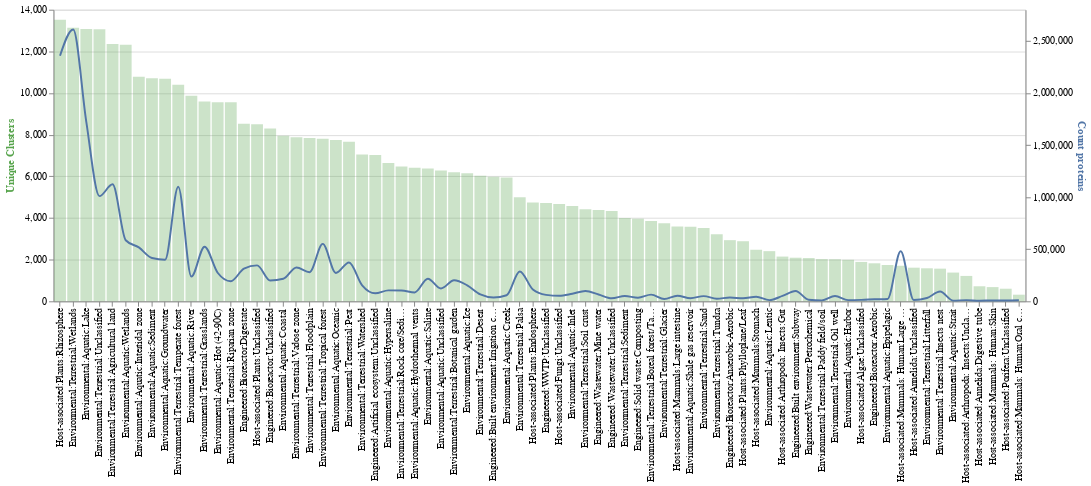

Write notebook code for a chart like this one.
### Code cell
sort = alt.SortField(field='number_clusters', 
                             order='descending')

base = alt.Chart(number_clusters).encode(
    alt.X('biome', sort=sort,axis=alt.Axis(title=None))).properties(width=1000)

line = base.mark_line(stroke='#5276A7', interpolate='monotone').encode(
    alt.Y('number_proteins',
          axis=alt.Axis(title='Count proteins', titleColor='#5276A7')))

area = base.mark_bar(opacity=0.3, color='#57A44C').encode(
    alt.Y('number_clusters',
          axis=alt.Axis(title='Unique Clusters', titleColor='#57A44C')),# alt.Y2('average(temp_min)')
)

alt.layer(area, line).resolve_scale(
    y = 'independent'
)

### Figure 1 — Vega-Lite specification as saved in the notebook (floating-point values rounded to 4 significant figures)
{"config": {"view": {"continuousWidth": 400, "continuousHeight": 300}}, "layer": [{"mark": {"type": "bar", "color": "#57A44C", "opacity": 0.3}, "encoding": {"x": {"axis": {"title": null}, "field": "biome", "sort": {"field": "number_clusters", "order": "descending"}, "type": "nominal"}, "y": {"axis": {"title": "Unique Clusters", "titleColor": "#57A44C"}, "field": "number_clusters", "type": "quantitative"}}, "width": 1000}, {"mark": {"type": "line", "interpolate": "monotone", "stroke": "#5276A7"}, "encoding": {"x": {"axis": {"title": null}, "field": "biome", "sort": {"field": "number_clusters", "order": "descending"}, "type": "nominal"}, "y": {"axis": {"title": "Count proteins", "titleColor": "#5276A7"}, "field": "number_proteins", "type": "quantitative"}}, "width": 1000}], "data": {"name": "data-f9b0b4669035b9b1f97cd07107932998"}, "resolve": {"scale": {"y": "independent"}}, "$schema": "https://vega.github.io/schema/vega-lite/v4.17.0.json", "datasets": {"data-f9b0b4669035b9b1f97cd07107932998": [{"biome": "Engineered:Artificial ecosystem:Unclassified", "number_clusters": 7021, "number_proteins": 76920, "colors": "Engineered"}, {"biome": "Engineered:Bioreactor:Aerobic", "number_clusters": 1826, "number_proteins": 19302, "colors": "Engineered"}, {"biome": "Engineered:Bioreactor:Anaerobic-Aerobic", "number_clusters": 2936, "number_proteins": 36562, "colors": "Engineered"}, {"biome": "Engineered:Bioreactor:Digestate", "number_clusters": 8527, "number_proteins": 313138, "colors": "Engineered"}, {"biome": "Engineered:Bioreactor:Unclassified", "number_clusters": 8301, "number_proteins": 199852, "colors": "Engineered"}, {"biome": "Engineered:Built environment:Irrigation canal", "number_clusters": 5977, "number_proteins": 36985, "colors": "Engineered"}, {"biome": "Engineered:Built environment:Subway", "number_clusters": 2094, "number_proteins": 99702, "colors": "Engineered"}, {"biome": "Engineered:Solid waste:Composting", "number_clusters": 3967, "number_proteins": 34789, "colors": "Engineered"}, {"biome": "Engineered:WWTP:Unclassified", "number_clusters": 4718, "number_proteins": 62238, "colors": "Engineered"}, {"biome": "Engineered:Wastewater:Mine water", "number_clusters": 4382, "number_proteins": 65618, "colors": "Engineered"}, {"biome": "Engineered:Wastewater:Petrochemical", "number_clusters": 2078, "number_proteins": 15146, "colors": "Engineered"}, {"biome": "Engineered:Wastewater:Unclassified", "number_clusters": 4336, "number_proteins": 28724, "colors": "Engineered"}, {"biome": "Environmental:Aquatic:Coastal", "number_clusters": 7950, "number_proteins": 216261, "colors": "Environmental"}, {"biome": "Environmental:Aquatic:Creek", "number_clusters": 5940, "number_proteins": 58390, "colors": "Environmental"}, {"biome": "Environmental:Aquatic:Epipelagic", "number_clusters": 1743, "number_proteins": 23178, "colors": "Environmental"}, {"biome": "Environmental:Aquatic:Groundwater", "number_clusters": 10688, "number_proteins": 399560, "colors": "Environmental"}, {"biome": "Environmental:Aquatic:Harbor", "number_clusters": 1995, "number_proteins": 11420, "colors": "Environmental"}, {"biome": "Environmental:Aquatic:Hot (42-90C)", "number_clusters": 9561, "number_proteins": 274444, "colors": "Environmental"}, {"biome": "Environmental:Aquatic:Hydrothermal vents", "number_clusters": 6414, "number_proteins": 85221, "colors": "Environmental"}, {"biome": "Environmental:Aquatic:Hypersaline", "number_clusters": 6644, "number_proteins": 105049, "colors": "Environmental"}, {"biome": "Environmental:Aquatic:Ice", "number_clusters": 6152, "number_proteins": 153467, "colors": "Environmental"}, {"biome": "Environmental:Aquatic:Inlet", "number_clusters": 4580, "number_proteins": 72941, "colors": "Environmental"}, {"biome": "Environmental:Aquatic:Intertidal zone", "number_clusters": 10780, "number_proteins": 517487, "colors": "Environmental"}, {"biome": "Environmental:Aquatic:Lake", "number_clusters": 13071, "number_proteins": 1723614, "colors": "Environmental"}, {"biome": "Environmental:Aquatic:Lentic", "number_clusters": 2409, "number_proteins": 11295, "colors": "Environmental"}, {"biome": "Environmental:Aquatic:Oceanic", "number_clusters": 7751, "number_proteins": 272338, "colors": "Environmental"}, {"biome": "Environmental:Aquatic:River", "number_clusters": 9873, "number_proteins": 237663, "colors": "Environmental"}, {"biome": "Environmental:Aquatic:Saline", "number_clusters": 6376, "number_proteins": 217302, "colors": "Environmental"}, {"biome": "Environmental:Aquatic:Sediment", "number_clusters": 10711, "number_proteins": 415659, "colors": "Environmental"}, {"biome": "Environmental:Aquatic:Shale gas reservoir", "number_clusters": 3585, "number_proteins": 29759, "colors": "Environmental"}, {"biome": "Environmental:Aquatic:Strait", "number_clusters": 1380, "number_proteins": 6643, "colors": "Environmental"}, {"biome": "Environmental:Aquatic:Unclassified", "number_clusters": 6285, "number_proteins": 123707, "colors": "Environmental"}, {"biome": "Environmental:Aquatic:Wetlands", "number_clusters": 12317, "number_proteins": 586604, "colors": "Environmental"}, {"biome": "Environmental:Terrestrial:Agricultural land", "number_clusters": 12350, "number_proteins": 1123369, "colors": "Environmental"}, {"biome": "Environmental:Terrestrial:Boreal forest/Taiga", "number_clusters": 3861, "number_proteins": 64527, "colors": "Environmental"}, {"biome": "Environmental:Terrestrial:Botanical garden", "number_clusters": 6191, "number_proteins": 202054, "colors": "Environmental"}, {"biome": "Environmental:Terrestrial:Desert", "number_clusters": 6031, "number_proteins": 66340, "colors": "Environmental"}, {"biome": "Environmental:Terrestrial:Floodplain", "number_clusters": 7845, "number_proteins": 280000, "colors": "Environmental"}, {"biome": "Environmental:Terrestrial:Glacier", "number_clusters": 3745, "number_proteins": 21491, "colors": "Environmental"}, {"biome": "Environmental:Terrestrial:Grasslands", "number_clusters": 9591, "number_proteins": 524379, "colors": "Environmental"}, {"biome": "Environmental:Terrestrial:Insects nest", "number_clusters": 1568, "number_proteins": 93735, "colors": "Environmental"}, {"biome": "Environmental:Terrestrial:Litterfall", "number_clusters": 1585, "number_proteins": 32155, "colors": "Environmental"}, {"biome": "Environmental:Terrestrial:Oil well", "number_clusters": 2020, "number_proteins": 50623, "colors": "Environmental"}, {"biome": "Environmental:Terrestrial:Paddy field/soil", "number_clusters": 2027, "number_proteins": 9229, "colors": "Environmental"}, {"biome": "Environmental:Terrestrial:Palsa", "number_clusters": 4993, "number_proteins": 286272, "colors": "Environmental"}, {"biome": "Environmental:Terrestrial:Peat", "number_clusters": 7667, "number_proteins": 373421, "colors": "Environmental"}, {"biome": "Environmental:Terrestrial:Riparian zone", "number_clusters": 9558, "number_proteins": 192486, "colors": "Environmental"}, {"biome": "Environmental:Terrestrial:Rock core/Sediment", "number_clusters": 6471, "number_proteins": 104047, "colors": "Environmental"}, {"biome": "Environmental:Terrestrial:Sand", "number_clusters": 3517, "number_proteins": 49761, "colors": "Environmental"}, {"biome": "Environmental:Terrestrial:Sediment", "number_clusters": 4004, "number_proteins": 50734, "colors": "Environmental"}, {"biome": "Environmental:Terrestrial:Soil crust", "number_clusters": 4417, "number_proteins": 99342, "colors": "Environmental"}, {"biome": "Environmental:Terrestrial:Temperate forest", "number_clusters": 10398, "number_proteins": 1100851, "colors": "Environmental"}, {"biome": "Environmental:Terrestrial:Tropical forest", "number_clusters": 7803, "number_proteins": 551438, "colors": "Environmental"}, {"biome": "Environmental:Terrestrial:Tundra", "number_clusters": 3215, "number_proteins": 25230, "colors": "Environmental"}, {"biome": "Environmental:Terrestrial:Unclassified", "number_clusters": 13057, "number_proteins": 1010191, "colors": "Environmental"}, {"biome": "Environmental:Terrestrial:Vadose zone", "number_clusters": 7882, "number_proteins": 325109, "colors": "Environmental"}, {"biome": "Environmental:Terrestrial:Watershed", "number_clusters": 7048, "number_proteins": 154260, "colors": "Environmental"}, {"biome": "Environmental:Terrestrial:Wetlands", "number_clusters": 13131, "number_proteins": 2609701, "colors": "Environmental"}, {"biome": "Host-associated:Algae:Unclassified", "number_clusters": 1892, "number_proteins": 13640, "colors": "Host-associated"}, {"biome": "Host-associated:Annelida:Digestive tube", "number_clusters": 723, "number_proteins": 6158, "colors": "Host-associated"}, {"biome": "Host-associated:Annelida:Unclassified", "number_clusters": 1615, "number_proteins": 11897, "colors": "Host-associated"}, {"biome": "Host-associated:Arthropoda: Insects:Gut", "number_clusters": 2149, "number_proteins": 51645, "colors": "Host-associated"}, {"biome": "Host-associated:Arthropoda: Insects:Unclassified", "number_clusters": 1219, "number_proteins": 11388, "colors": "Host-associated"}, {"biome": "Host-associated:Fungi:Unclassified", "number_clusters": 4669, "number_proteins": 52728, "colors": "Host-associated"}, {"biome": "Host-associated:Mammals: Human:Large intestine", "number_clusters": 1707, "number_proteins": 481033, "colors": "Host-associated"}, {"biome": "Host-associated:Mammals: Human:Oral cavity", "number_clusters": 318, "number_proteins": 10559, "colors": "Host-associated"}, {"biome": "Host-associated:Mammals: Human:Skin", "number_clusters": 683, "number_proteins": 8702, "colors": "Host-associated"}, {"biome": "Host-associated:Mammals:Large intestine", "number_clusters": 3596, "number_proteins": 53621, "colors": "Host-associated"}, {"biome": "Host-associated:Mammals:Stomach", "number_clusters": 2476, "number_proteins": 43556, "colors": "Host-associated"}, {"biome": "Host-associated:Plants:Endosphere", "number_clusters": 4740, "number_proteins": 113742, "colors": "Host-associated"}, {"biome": "Host-associated:Plants:Phylloplane/Leaf", "number_clusters": 2885, "number_proteins": 28746, "colors": "Host-associated"}, {"biome": "Host-associated:Plants:Rhizosphere", "number_clusters": 13523, "number_proteins": 2358374, "colors": "Host-associated"}, {"biome": "Host-associated:Plants:Unclassified", "number_clusters": 8499, "number_proteins": 345006, "colors": "Host-associated"}, {"biome": "Host-associated:Porifera:Unclassified", "number_clusters": 605, "number_proteins": 8080, "colors": "Host-associated"}]}}
